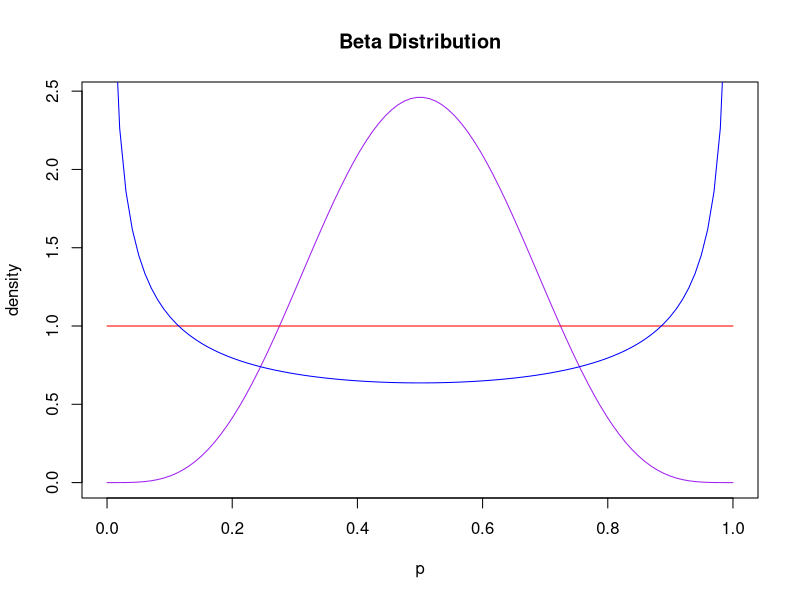
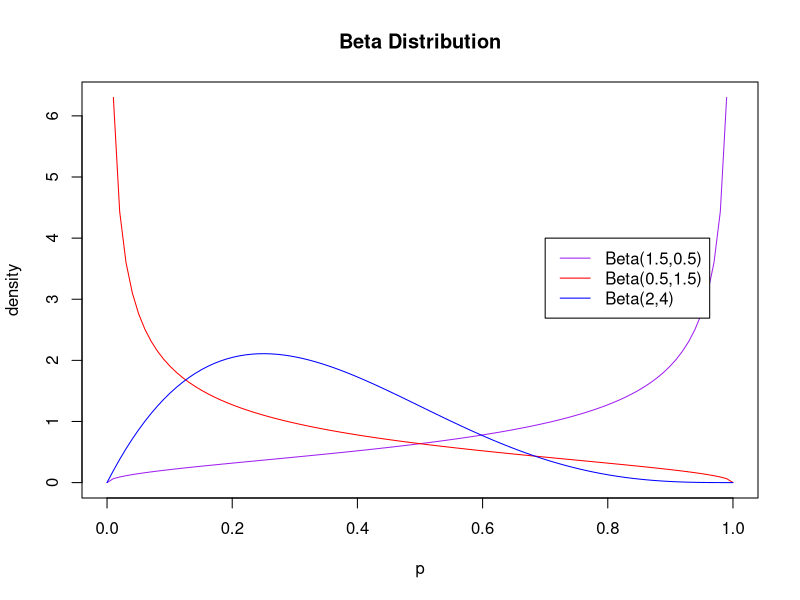

These charts were generated, in order, by the following R code:
## ---- chunk 1
#define range
p = seq(0, 1, length=100)

#create plot of Beta distribution with shape parameters 2 and 10
plot(p, dbeta(p, 5, 5), type='l', ylab = 'density',
     col = 'purple', main = "Beta Distribution")
lines(p, dbeta(p,1,1), col = 'red')
lines(p, dbeta(p,0.5,0.5), col = 'blue')
legend(.7, 4, c('Beta(5,5)','Beta(1,1)','Beta(0.5,0.5)'),
       lty=c(1,1,1),col=c('purple', 'red', 'blue'))

## ---- chunk 2
#define range
p = seq(0, 1, length=100)

#create plot of Beta distribution with shape parameters 2 and 10
plot(p, dbeta(p, 1.5,0.5), type='l', ylab = 'density',
     col = 'purple', main = "Beta Distribution")
lines(p, dbeta(p,0.5,1.5), col = 'red')
lines(p, dbeta(p,2,4), col = 'blue')
legend(.7, 4, c('Beta(1.5,0.5)','Beta(0.5,1.5)','Beta(2,4)'),
       lty=c(1,1,1),col=c('purple', 'red', 'blue'))

